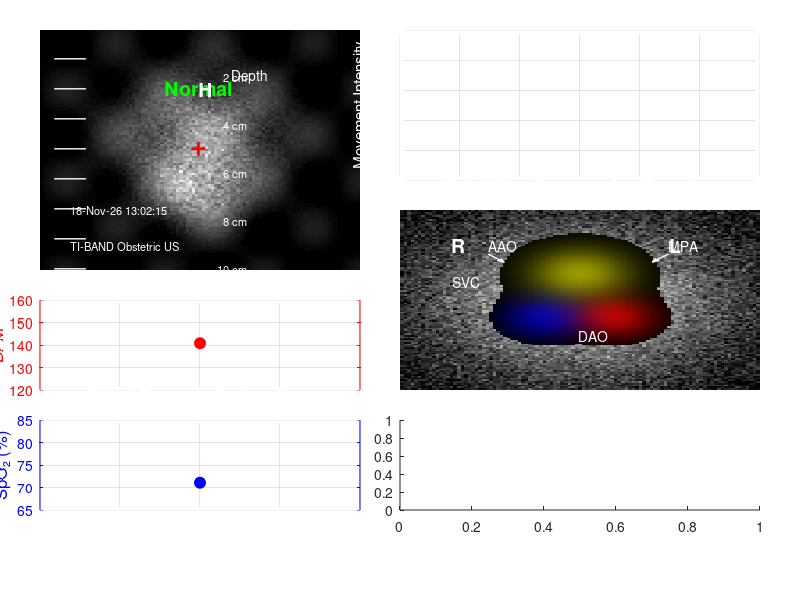

This chart was generated by the following MATLAB code: (Note: this script raises an error after producing the figure.)
% Enhanced Fetal Monitoring and Visualization System
% Combines realistic ultrasound rendering with comprehensive monitoring
% Optimized layout with improved spacing and alignment

% Clear workspace and close figures
clear all;
close all;
clc;

%% Parameters for the simulation
fs = 100;                   % Sampling frequency (Hz)
simulationTime = 60;        % Total simulation time (seconds)
displayUpdateRate = 0.1;    % Display update interval (seconds)

% Fetal parameters
gestationalAge = 28;        % Gestational age in weeks
fetal_size = 0.25;          % Approximate size of fetus (m)
initial_position = [0, 0, 0.1]; % Initial position (x, y, z) in meters
head_position = 'downward'; % Initial head position
current_state = 'normal';   % Current movement state

% Maternal and Fetal Oxygen parameters
maternal_base = 97;         % Average maternal SpO₂
fetal_base_ratio = 0.75;    % Fetal oxygen level as a percentage of maternal
variation = 3;              % ±3% variation
maternal_oxygen = [];
fetal_oxygen = [];

% Heart Rate parameters
maternalHR = 75;            % Average maternal heart rate (BPM)
fetalHR = 140;              % Average fetal heart rate (BPM)
maternalHR_history = [];
fetalHR_history = [];

% Load sample ultrasound data (or generate synthetic data if not available)
try
    % Attempt to load pre-saved ultrasound image data
    load('fetal_ultrasound_data.mat');
    hasRealData = true;
catch
    % Generate synthetic ultrasound data
    hasRealData = false;
    disp('Generating synthetic ultrasound data...');
    % Create basic shapes for fetus
    [x, y] = meshgrid(-1:0.02:1, -1:0.02:1);
    head_radius = 0.3;
    body_length = 0.6;
    
    % Generate base ultrasound texture
    noise = randn(size(x)) * 0.3;
    background = exp(-(x.^2 + y.^2) / 0.8) * 0.5;
    
    % Create head and body
    head = exp(-((x).^2 + (y-0.4).^2) / head_radius^2);
    body = exp(-((x).^2 + (y+0.2).^2) / (body_length^2));
    
    % Combine with noise for ultrasound look
    ultrasound_base = (head * 0.8 + body * 0.7) .* (noise * 0.3 + 0.7) .* background;
    
    % Create frames for animation
    num_frames = 20;
    ultrasound_frames = cell(1, num_frames);
    for i = 1:num_frames
        % Add slight variations for movement
        movement = sin(x*10 + i/3) .* cos(y*8 + i/2) * 0.05;
        ultrasound_frames{i} = ultrasound_base + movement;
    end
end

% Create figure for live display - Adjust position and size for better layout
fig = figure('Position', [50, 50, 1800, 1000], 'Color', 'k', 'Name', 'Enhanced Fetal Monitoring System');

%% Simulation loop
t = 0;
timestamp = datestr(now, 'dd-mmm-yy HH:MM:SS');
movement_history = [];
kick_count = 0;
last_state = '';
last_head_position = '';

% Arrays to store movement data for plotting
time_data = [];
movement_data = [];
kick_times = [];
current_frame = 1;

while t < simulationTime
    % Clear the figure for update
    clf;
    
    % Simulate movement and state
    if rand < 0.05  % Random state changes
        states = {'normal', 'kicking', 'moving'};
        weights = [0.7, 0.15, 0.15];  % More likely to be in normal state
        cumweights = cumsum(weights);
        r = rand;
        state_idx = find(r <= cumweights, 1, 'first');
        current_state = states{state_idx};
        
        % If state changed to kicking, increment counter
        if strcmp(current_state, 'kicking') && ~strcmp(last_state, 'kicking')
            kick_count = kick_count + 1;
            kick_times(end+1) = t;
        end
    end
    
    % Random head position changes (less frequent)
    if rand < 0.01
        if strcmp(head_position, 'downward')
            head_position = 'upward';
        else
            head_position = 'downward';
        end
    end
    
    % Record state if changed for display
    if ~strcmp(current_state, last_state) || ~strcmp(head_position, last_head_position)
        movement_history = [movement_history; {t, current_state, head_position}];
        last_state = current_state;
        last_head_position = head_position;
    end
    
    % Calculate current position based on state
    switch current_state
        case 'kicking'
            % Simulate kicking motion
            displacement = 0.02 * sin(2*pi*2*t) * [rand, rand, rand];
            movement_intensity = 0.8 + 0.2*sin(2*pi*2*t);
        case 'moving'
            % Simulate general movement
            displacement = 0.01 * sin(2*pi*1*t) * [rand, rand, rand];
            movement_intensity = 0.5 + 0.1*sin(2*pi*1*t);
        otherwise
            % Normal subtle movement
            displacement = 0.005 * sin(2*pi*0.5*t) * [rand, rand, rand];
            movement_intensity = 0.2 + 0.05*sin(2*pi*0.5*t);
    end
    
    current_position = initial_position + displacement;
    
    % Store data for plotting
    time_data(end+1) = t;
    movement_data(end+1) = movement_intensity;
    
    % Generate new oxygen data
    maternal_value = maternal_base + (rand - 0.5) * 2 * variation;
    fetal_value = (maternal_value * fetal_base_ratio) + (rand - 0.5) * 2 * variation;
    
    % Store oxygen readings
    maternal_oxygen(end+1) = maternal_value;
    fetal_oxygen(end+1) = fetal_value;
    
    % Generate heart rate data (influenced by movement)
    maternal_hr_variation = 3;
    fetal_hr_variation = 5;
    
    % Add more variation if kicking
    if strcmp(current_state, 'kicking')
        fetal_hr_variation = 8;
    end
    
    current_maternal_hr = maternalHR + (rand - 0.5) * 2 * maternal_hr_variation;
    current_fetal_hr = fetalHR + (rand - 0.5) * 2 * fetal_hr_variation;
    
    % Store heart rate data
    maternalHR_history(end+1) = current_maternal_hr;
    fetalHR_history(end+1) = current_fetal_hr;
    
    % Keep only the most recent data points
    if length(time_data) > 600
        time_data = time_data(end-599:end);
        movement_data = movement_data(end-599:end);
        maternal_oxygen = maternal_oxygen(end-599:end);
        fetal_oxygen = fetal_oxygen(end-599:end);
        maternalHR_history = maternalHR_history(end-599:end);
        fetalHR_history = fetalHR_history(end-599:end);
    end
    
    %% IMPROVED LAYOUT - FIXED SPACING AND ALIGNMENT

    % Create a clean 4x4 grid with clear positioning
    % The key improvement is to set fixed positions with consistent margins
    
    %% Ultrasound Visualization (top left)
    subplot('Position', [0.05, 0.55, 0.40, 0.40]);
    
    % Display either real or synthetic ultrasound image
    if hasRealData
        % Use pre-loaded real ultrasound data
        current_frame = mod(current_frame, size(ultrasound_data, 3)) + 1;
        ultrasound_image = ultrasound_data(:,:,current_frame);
    else
        % Use synthetic ultrasound data with movement
        current_frame = mod(current_frame, num_frames) + 1;
        ultrasound_image = ultrasound_frames{current_frame};
        
        % Add effects based on current state
        if strcmp(current_state, 'kicking')
            % Add "kick" artifact
            kick_x = round(size(ultrasound_image, 2)/2 + 10*sin(t*5));
            kick_y = round(size(ultrasound_image, 1)/2 + 20);
            kick_radius = 10;
            [kX, kY] = meshgrid(1:size(ultrasound_image, 2), 1:size(ultrasound_image, 1));
            kick_effect = exp(-((kX-kick_x).^2 + (kY-kick_y).^2) / kick_radius^2) * 0.5;
            ultrasound_image = ultrasound_image + kick_effect;
        end
    end
    
    % Apply ultrasound-like post-processing
    ultrasound_image = min(max(ultrasound_image, 0), 1); % Clamp values
    
    % Display the ultrasound image
    imagesc(ultrasound_image);
    colormap(gray);
    
    % Add ultrasound-style overlay elements with improved spacing
    hold on;
    
    % Add scale markers on the side with less crowding (8 instead of 10)
    for i = 1:8
        y_pos = i * size(ultrasound_image, 1) / 8;
        plot([5, 15], [y_pos, y_pos], 'w-', 'LineWidth', 1);
    end
    
    % Add gestational age and other info - moved up for better visibility
    title(['Fetal Ultrasound (' num2str(gestationalAge) ' weeks)'], 'Color', 'w', 'FontSize', 14);
    
    % Add depth scale with better spacing between elements
    text(size(ultrasound_image, 2)-40, 20, 'Depth', 'Color', 'w', 'FontSize', 10);
    for i = 1:5
        y_pos = i * size(ultrasound_image, 1) / 5;
        text(size(ultrasound_image, 2)-35, y_pos, [num2str(i*2) ' cm'], 'Color', 'w', 'FontSize', 8, 'HorizontalAlignment', 'right');
    end
    
    % Add status indicators - better positioning
    status_color = [0, 1, 0]; % Green for normal
    if strcmp(current_state, 'kicking')
        status_text = 'FETAL KICK DETECTED';
        status_color = [1, 0, 0]; % Red for kicking
    elseif strcmp(current_state, 'moving')
        status_text = 'Movement Detected';
        status_color = [1, 1, 0]; % Yellow for moving
    else
        status_text = 'Normal';
    end
    
    % Add status text with better positioning - centered for prominence
    text(size(ultrasound_image, 2)/2, 25, status_text, 'Color', status_color, 'FontSize', 14, ...
        'FontWeight', 'bold', 'HorizontalAlignment', 'center');
    
    % Add anatomical markers based on current state - well spaced
    if strcmp(head_position, 'downward')
        % Mark head position (cephalic)
        text(size(ultrasound_image, 2)/2, size(ultrasound_image, 1)/4, 'H', 'Color', 'w', 'FontSize', 14, 'FontWeight', 'bold');
    else
        % Mark head position (breech)
        text(size(ultrasound_image, 2)/2, 3*size(ultrasound_image, 1)/4, 'H', 'Color', 'w', 'FontSize', 14, 'FontWeight', 'bold');
    end
    
    % Add heart position marker
    heart_x = size(ultrasound_image, 2)/2 + 10*sin(t);
    heart_y = size(ultrasound_image, 1)/2;
    plot(heart_x, heart_y, 'r+', 'MarkerSize', 10, 'LineWidth', 2);
    
    % Add timestamp and machine info with better spacing
    text(10, size(ultrasound_image, 1)-25, timestamp, 'Color', 'w', 'FontSize', 8);
    text(10, size(ultrasound_image, 1)-10, 'TI-BAND Obstetric US', 'Color', 'w', 'FontSize', 8);
    
    % Remove axis ticks for cleaner look
    axis off;
    hold off;
    
    %% Movement Activity Graph (top right) - fixed position
    subplot('Position', [0.50, 0.70, 0.45, 0.25]);
    plot(time_data, movement_data, 'g-', 'LineWidth', 2);
    hold on;
    
    % Plot kick events with better positioning
    for kick_t = kick_times
        if kick_t >= min(time_data) && kick_t <= max(time_data)
            plot([kick_t, kick_t], [0, 1], 'r:', 'LineWidth', 1);
            % Position the kick marker 'K' with enough space
            text(kick_t, 0.92, 'K', 'Color', 'r', 'FontSize', 10, 'HorizontalAlignment', 'center');
        end
    end
    
    % Add grid and labels - increased font size for better readability
    grid on;
    xlabel('Time (s)', 'Color', 'w', 'FontSize', 11);
    ylabel('Movement Intensity', 'Color', 'w', 'FontSize', 11);
    title('Fetal Movement Activity', 'Color', 'w', 'FontSize', 13);
    axis([max(0, t-30), max(30, t), 0, 1]);
    
    % Set colors
    set(gca, 'Color', 'k', 'XColor', 'w', 'YColor', 'w', 'GridColor', [0.3, 0.3, 0.3]);
    hold off;
    
    %% Dedicated Fetal Heart Rate Graph (middle row, first column)
    subplot('Position', [0.05, 0.35, 0.40, 0.15]);
    % Plot fetal heart rate with thicker line and better visibility
    plot(fetalHR_history, '-r', 'LineWidth', 2.5);
    hold on;
    
    % Add reference lines for normal fetal HR ranges
    plot([1, length(fetalHR_history)], [130, 130], 'r:', 'LineWidth', 1);
    plot([1, length(fetalHR_history)], [150, 150], 'r:', 'LineWidth', 1);
    
    % Highlight with points for emphasis
    plot(length(fetalHR_history), fetalHR_history(end), 'ro', 'MarkerSize', 8, 'MarkerFaceColor', 'r');
    
    % Add current value text - positioned to avoid overlap
    text(length(fetalHR_history)-10, fetalHR_history(end)+3, sprintf('%.1f BPM', fetalHR_history(end)), ...
        'Color', 'r', 'FontSize', 12, 'FontWeight', 'bold');
    
    % Add grid and labels
    grid on;
    title('Fetal Heart Rate', 'Color', 'w', 'FontSize', 14, 'FontWeight', 'bold');
    ylabel('BPM', 'Color', 'r', 'FontSize', 12);
    xlabel('Time', 'Color', 'w', 'FontSize', 10);
    
    % Set axis limits for better visualization
    ylim([120, 160]);
    
    % Set colors
    set(gca, 'Color', 'k', 'XColor', 'w', 'YColor', 'r', 'GridColor', [0.3, 0.3, 0.3]);
    hold off;
    
    %% Dedicated Fetal Oxygen Graph (middle row, second column)
    subplot('Position', [0.05, 0.15, 0.40, 0.15]);
    % Plot fetal oxygen with thicker line and better visibility
    plot(fetal_oxygen, '-b', 'LineWidth', 2.5);
    hold on;
    
    % Add reference lines for normal fetal oxygen ranges
    plot([1, length(fetal_oxygen)], [70, 70], 'b:', 'LineWidth', 1);
    plot([1, length(fetal_oxygen)], [80, 80], 'b:', 'LineWidth', 1);
    
    % Highlight with points for emphasis
    plot(length(fetal_oxygen), fetal_oxygen(end), 'bo', 'MarkerSize', 8, 'MarkerFaceColor', 'b');
    
    % Add current value text - positioned to avoid overlap
    text(length(fetal_oxygen)-10, fetal_oxygen(end)+2, sprintf('%.1f%%', fetal_oxygen(end)), ...
        'Color', 'b', 'FontSize', 12, 'FontWeight', 'bold');
    
    % Add grid and labels
    grid on;
    title('Fetal Oxygen Saturation', 'Color', 'w', 'FontSize', 14, 'FontWeight', 'bold');
    ylabel('SpO₂ (%)', 'Color', 'b', 'FontSize', 12);
    xlabel('Time', 'Color', 'w', 'FontSize', 10);
    
    % Set axis limits for better visualization
    ylim([65, 85]);
    
    % Set colors
    set(gca, 'Color', 'k', 'XColor', 'w', 'YColor', 'b', 'GridColor', [0.3, 0.3, 0.3]);
    hold off;
    
    %% Color Doppler visualization (middle row, right)
    subplot('Position', [0.50, 0.35, 0.45, 0.30]);
    
    % Create a simulated Doppler image
    [x, y] = meshgrid(-1:0.02:1, -1:0.02:1);
    
    % Create anatomical structures
    vessel1 = exp(-((x+0.2).^2 + (y-0.2).^2) / 0.05);
    vessel2 = exp(-((x-0.2).^2 + (y-0.2).^2) / 0.05);
    vessel3 = exp(-((x).^2 + (y+0.3).^2) / 0.08);
    
    % Base grayscale image
    gray_image = exp(-(x.^2 + y.^2) / 0.8) * 0.7 + randn(size(x)) * 0.1;
    
    % Create Doppler overlay
    doppler_flow = zeros(size(x,1), size(x,2), 3);
    
    % Add blue Doppler for flow away from transducer
    flow1 = vessel1 * (0.8 + 0.2*sin(t*4));
    doppler_flow(:,:,3) = flow1 * (0.8 + 0.2*sin(t*5));
    
    % Add red Doppler for flow towards transducer
    flow2 = vessel2 * (0.7 + 0.3*sin(t*3));
    doppler_flow(:,:,1) = flow2;
    
    % Create yellow for high velocity (combining red and green)
    flow3 = vessel3 * (0.6 + 0.4*sin(t*6));
    doppler_flow(:,:,1) = doppler_flow(:,:,1) + flow3;
    doppler_flow(:,:,2) = flow3;
    
    % Combine grayscale and Doppler
    rgb_image = repmat(gray_image, [1 1 3]);
    doppler_mask = sum(doppler_flow, 3) > 0.1;
    doppler_mask = repmat(doppler_mask, [1 1 3]);
    combined_image = rgb_image .* ~doppler_mask + doppler_flow .* doppler_mask;
    
    % Display the Doppler image
    imagesc(combined_image);
    
    % Add vascular labels with better spacing
    hold on;
    text(size(combined_image,2)*0.25, size(combined_image,1)*0.2, 'AAO', 'Color', 'w', 'FontSize', 10);
    text(size(combined_image,2)*0.75, size(combined_image,1)*0.2, 'MPA', 'Color', 'w', 'FontSize', 10);
    text(size(combined_image,2)*0.5, size(combined_image,1)*0.7, 'DAO', 'Color', 'w', 'FontSize', 10);
    text(size(combined_image,2)*0.15, size(combined_image,1)*0.4, 'SVC', 'Color', 'w', 'FontSize', 10);
    
    % Add arrows to show flow direction - improved positioning
    quiver(size(combined_image,2)*0.25, size(combined_image,1)*0.25, 5, 5, 'w', 'LineWidth', 1);
    quiver(size(combined_image,2)*0.75, size(combined_image,1)*0.25, -5, 5, 'w', 'LineWidth', 1);
    
    % Add orientation markers - better spacing
    text(15, 20, 'R', 'Color', 'w', 'FontSize', 14, 'FontWeight', 'bold');
    text(size(combined_image,2)-25, 20, 'L', 'Color', 'w', 'FontSize', 14, 'FontWeight', 'bold');
    
    title('Fetal Cardiovascular Doppler', 'Color', 'w', 'FontSize', 14);
    axis off;
    hold off;
    
    %% Maternal monitoring (bottom left)
    subplot('Position', [0.50, 0.15, 0.45, 0.15]);
    % Combined maternal metrics plot
    
    % First axis for heart rate
    yyaxis left;
    plot(maternalHR_history, '-g', 'LineWidth', 2);
    ylabel('Heart Rate (BPM)', 'Color', 'g', 'FontSize', 10);
    ylim([65 85]);
    
    % Second axis for oxygen
    yyaxis right;
    plot(maternal_oxygen, '-c', 'LineWidth', 2);
    ylabel('SpO₂ (%)', 'Color', 'c', 'FontSize', 10);
    ylim([90 100]);
    
    % Add current values with vertical spacing
    text(5, 69, sprintf('HR: %.1f BPM', maternalHR_history(end)), 'Color', 'g', 'FontSize', 10, 'FontWeight', 'bold');
    text(5, 75, sprintf('SpO₂: %.1f%%', maternal_oxygen(end)), 'Color', 'c', 'FontSize', 10, 'FontWeight', 'bold');
    
    % Add grid and title
    grid on;
    title('Maternal Vital Signs', 'Color', 'w', 'FontSize', 14);
    xlabel('Time', 'Color', 'w', 'FontSize', 10);
    
    % Set colors
    set(gca, 'Color', 'k', 'XColor', 'w', 'GridColor', [0.3, 0.3, 0.3]);
    
    %% Information Panel (bottom right) - redesigned with fixed spacing
    subplot('Position', [0.05, 0.02, 0.90, 0.11]);
    axis([0 1 0 1]);
    set(gca, 'Color', 'k');
    hold on;
    
    % Display fetal monitoring information with improved spacing
    title('Fetal Assessment Summary', 'Color', 'w', 'FontSize', 14, 'FontWeight', 'bold');
    
    % Left column - Clear vertical spacing
    text(0.05, 0.85, 'CURRENT STATUS:', 'Color', 'w', 'FontSize', 12, 'FontWeight', 'bold');
    text(0.05, 0.65, ['Movement: ' current_state], 'Color', status_color, 'FontSize', 11, 'FontWeight', 'bold');
    text(0.05, 0.45, ['Head Position: ' head_position], 'Color', 'w', 'FontSize', 11);
    text(0.05, 0.25, ['Kicks Detected: ' num2str(kick_count)], 'Color', 'r', 'FontSize', 11, 'FontWeight', 'bold');
    
    % Calculate activity level
    recent_activity = mean(movement_data(max(1, end-100):end));
    activity_text = 'LOW';
    activity_color = [0, 1, 0];
    
    if recent_activity > 0.6
        activity_text = 'HIGH';
        activity_color = [1, 0, 0];
    elseif recent_activity > 0.3
        activity_text = 'MEDIUM';
        activity_color = [1, 1, 0];
    end
    
    text(0.25, 0.65, ['Activity Level: ' activity_text], 'Color', activity_color, 'FontSize', 11, 'FontWeight', 'bold');
    
    % Center column
    text(0.45, 0.85, 'FETAL VITALS:', 'Color', 'w', 'FontSize', 12, 'FontWeight', 'bold');
    text(0.45, 0.65, sprintf('HR: %.1f BPM', fetalHR_history(end)), 'Color', 'r', 'FontSize', 12, 'FontWeight', 'bold');
    text(0.45, 0.45, sprintf('SpO₂: %.1f%%', fetal_oxygen(end)), 'Color', 'b', 'FontSize', 12, 'FontWeight', 'bold');
    
    % Calculate biophysical profile components (simplified)
    if recent_activity > 0.4
        bpp_movement = 2;
    else
        bpp_movement = 0;
    end
    
    if strcmp(current_state, 'kicking')
        bpp_tone = 2;
    else
        bpp_tone = 0;
    end
    
    if rand > 0.3
        bpp_breathing = 2;
    else
        bpp_breathing = 0;
    end
    
    bpp_fluid = 2;  % Assuming normal
    
    if abs(fetalHR_history(end) - 140) < 10
        bpp_hr = 2;
    else
        bpp_hr = 0;
    end
    
    bpp_total = bpp_movement + bpp_tone + bpp_breathing + bpp_fluid + bpp_hr;
    
    % Right column
    text(0.70, 0.85, 'FETAL ASSESSMENT:', 'Color', 'w', 'FontSize', 12, 'FontWeight', 'bold');
    text(0.70, 0.65, ['Gestational Age: ' num2str(gestationalAge) ' weeks'], 'Color', 'w', 'FontSize', 11);
    text(0.70, 0.45, ['Biophysical Profile: ' num2str(bpp_total) '/10'], 'Color', 'w', 'FontSize', 11, 'FontWeight', 'bold');
    
    % Add estimated fetal weight
    efwGrams = gestationalAge * 100 - 500;  % Simple estimation
    text(0.70, 0.25, ['Est. Fetal Weight: ' num2str(efwGrams) ' g'], 'Color', 'w', 'FontSize', 11);
    
    % Add fetal presentation
    if strcmp(head_position, 'downward')
        presentation = 'Cephalic';
    else
        presentation = 'Breech';
    end
    text(0.90, 0.65, ['Presentation: ' presentation], 'Color', 'w', 'FontSize', 11);
    
    % Session info
    text(0.90, 0.45, sprintf('Session time: %.1f s', t), 'Color', 'w', 'FontSize', 11);
    text(0.90, 0.25, sprintf('Data points: %d', length(time_data)), 'Color', 'w', 'FontSize', 11);
    
    % Add timestamp at bottom
    text(0.5, 0.05, timestamp, 'Color', 'w', 'FontSize', 9, 'HorizontalAlignment', 'center');
    
    axis off;
    hold off;
    
    % Display relevant data in the command window
    fprintf('Time: %.1fs | Movement: %s | Maternal SpO₂: %.1f%% | Fetal SpO₂: %.1f%% | Maternal HR: %.1f BPM | Fetal HR: %.1f BPM\n', ...
        t, current_state, maternal_oxygen(end), fetal_oxygen(end), maternalHR_history(end), fetalHR_history(end));
    
    % Update the figure
    drawnow;
    
    % Advance the frame counter
    current_frame = current_frame + 1;
    
    % Increment time
    pause(displayUpdateRate);
    t = t + displayUpdateRate;
end

%% Helper functions for ultrasound processing

% Function to add speckle noise to ultrasound image
function out_img = addSpeckleNoise(img, amount)
    if nargin < 2
        amount = 0.2;
    end
end
